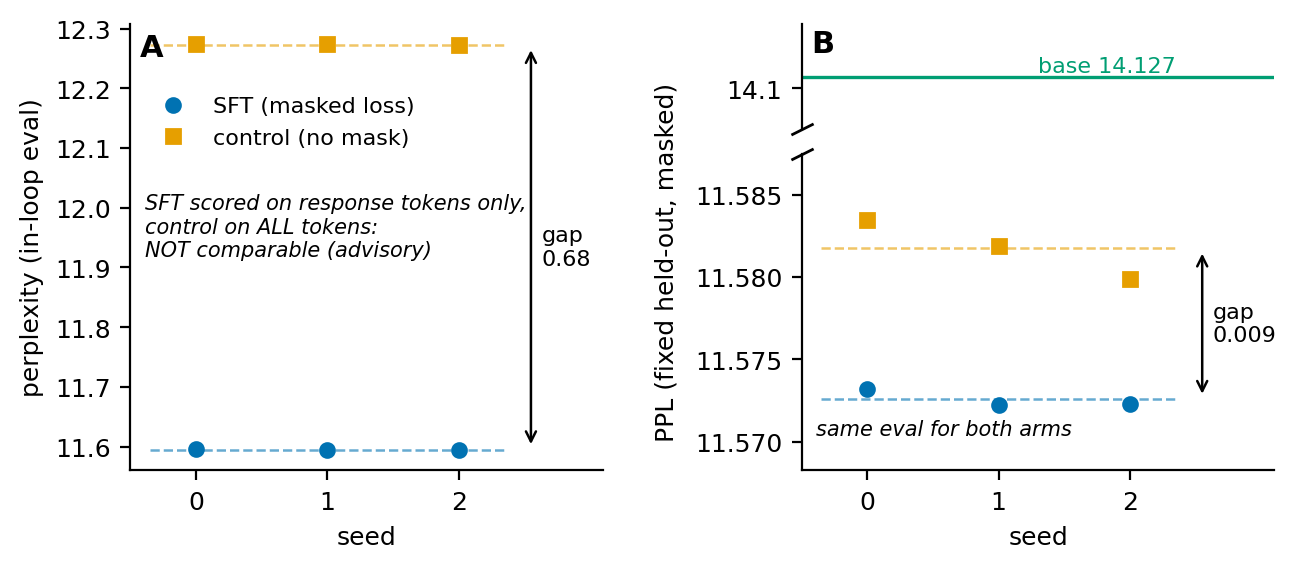

Here is the Python script that generated this plot:
#!/usr/bin/env python3
"""fig_sft_confound: two-panel figure of the SFT eval-token confound.

Panel A -- the in-loop ADVISORY comparison from
  Qwen3-0.6B/experiments/2026-06-27_qwen3-0.6b_sft-3seed/verdict.json
  (sft_final_ppl vs ctrl_final_ppl per seed). The two arms are scored on
  DIFFERENT token sets (SFT: response tokens only; control: all tokens),
  so the apparent 0.68-PPL gap is not a comparison at all.

Panel B -- the CORRECTED comparison from reasoning_verdict.json in the same
  directory: both arms re-scored on ONE fixed held-out response-masked set
  (reasoning_ppl_masked), with the base checkpoint as a reference line.
  The gap collapses to ~0.009 PPL.

Every plotted number is read from the two JSON files at run time; nothing
numeric is hardcoded except axis labels / annotation wording.
CPU-only: matplotlib + json, no torch, no model loads.
"""

import json
import os

import matplotlib

matplotlib.use("Agg")
import matplotlib.gridspec as gridspec
import matplotlib.pyplot as plt

HERE = os.path.dirname(os.path.abspath(__file__))
REPO = "/home/yashb98/Downloads/BuildFromScratch"
EXP = os.path.join(REPO, "Qwen3-0.6B/experiments/2026-06-27_qwen3-0.6b_sft-3seed")

SRC_A = os.path.join(EXP, "verdict.json")
SRC_B = os.path.join(EXP, "reasoning_verdict.json")

with open(SRC_A) as f:
    va = json.load(f)
with open(SRC_B) as f:
    vb = json.load(f)

# Okabe-Ito colorblind-safe palette (house style)
C_SFT = "#0072B2"    # blue
C_CTRL = "#E69F00"   # orange
C_BASE = "#009E73"   # bluish green (reference line)
C_ZERO = "#666666"

plt.rcParams.update(
    {
        "font.size": 9,
        "axes.labelsize": 9,
        "xtick.labelsize": 9,
        "ytick.labelsize": 9,
        "legend.fontsize": 8,
        "axes.spines.top": False,
        "axes.spines.right": False,
        "pdf.fonttype": 42,
    }
)

# ------------------------------------------------------------------ data
# Panel A: in-loop advisory numbers (per seed).
sft_a = va["sft_final_ppl"]
ctrl_a = va["ctrl_final_ppl"]
gap_a = va["sft_vs_control"]["improvement_ppl"]
assert "CONFOUND" in va["sft_vs_control"], "expected the advisory confound note"

# Panel B: corrected numbers on the fixed held-out response-masked set.
seeds = [0, 1, 2]
metric = vb["headline_metric"]           # "reasoning_ppl_masked"
sft_b = [vb["arms"][f"sft_seed{s}"][metric] for s in seeds]
ctrl_b = [vb["arms"][f"ctrl_seed{s}"][metric] for s in seeds]
base_b = vb["arms"]["base"][metric]
gap_b = vb["sft_vs_control"]["improvement_ppl"]

mean = lambda xs: sum(xs) / len(xs)

# ------------------------------------------------------------------ layout
# Left: panel A (full height). Right: panel B with a broken y-axis so the
# base reference line (~14.1) and the ~0.01-wide sft/ctrl band both show.
fig = plt.figure(figsize=(6.5, 2.9))
gs = gridspec.GridSpec(
    2, 2, width_ratios=[1, 1], height_ratios=[1, 3], hspace=0.12, wspace=0.42,
    left=0.10, right=0.98, bottom=0.17, top=0.94,
)
axA = fig.add_subplot(gs[:, 0])
axB_top = fig.add_subplot(gs[0, 1])
axB_bot = fig.add_subplot(gs[1, 1])


def strip(ax, ys_sft, ys_ctrl, label=True):
    """Per-seed points for the two arms, plus a short dashed mean line each."""
    ax.plot(
        seeds, ys_sft, "o", ms=5, color=C_SFT, ls="none", zorder=3,
        label="SFT (masked loss)" if label else None,
    )
    ax.plot(
        seeds, ys_ctrl, "s", ms=5, color=C_CTRL, ls="none", zorder=3,
        label="control (no mask)" if label else None,
    )
    for ys, c in ((ys_sft, C_SFT), (ys_ctrl, C_CTRL)):
        ax.hlines(mean(ys), -0.35, 2.35, color=c, lw=0.9, ls="--", alpha=0.6, zorder=2)


def gap_arrow(ax, x, y_lo, y_hi, text, dx_text=0.08):
    ax.annotate(
        "", xy=(x, y_hi), xytext=(x, y_lo),
        arrowprops=dict(arrowstyle="<->", color="black", lw=0.9),
    )
    ax.text(x + dx_text, (y_lo + y_hi) / 2.0, text, fontsize=8, va="center", ha="left")


# ------------------------------------------------------------------ Panel A
strip(axA, sft_a, ctrl_a)
gap_arrow(axA, 2.55, mean(sft_a), mean(ctrl_a), "gap\n%.2f" % gap_a)
axA.set_xlim(-0.5, 3.1)
axA.set_xticks(seeds)
axA.set_xlabel("seed")
axA.set_ylabel("perplexity (in-loop eval)")
axA.text(
    0.03, 0.62,
    "SFT scored on response tokens only,\ncontrol on ALL tokens:\nNOT comparable (advisory)",
    transform=axA.transAxes, fontsize=7.5, va="top", ha="left", style="italic",
)
axA.legend(frameon=False, loc="center left", bbox_to_anchor=(0.0, 0.78))
axA.text(
    0.02, 0.98, "A", transform=axA.transAxes, fontsize=11, fontweight="bold", va="top"
)

# ------------------------------------------------------------------ Panel B
# Top segment: base reference line only.
axB_top.axhline(base_b, color=C_BASE, lw=1.2, ls="-", zorder=2)
axB_top.text(
    2.35, base_b, "base %.3f" % base_b, fontsize=8, color=C_BASE,
    va="bottom", ha="right",
)
pad_top = 0.12
axB_top.set_ylim(base_b - pad_top, base_b + pad_top)
axB_top.set_yticks([round(base_b, 1)])
axB_top.set_xlim(-0.5, 3.1)
axB_top.set_xticks([])
axB_top.spines["bottom"].set_visible(False)
axB_top.text(
    0.02, 0.95, "B", transform=axB_top.transAxes, fontsize=11,
    fontweight="bold", va="top",
)

# Bottom segment: the two arms, per seed, on the fixed held-out masked set.
strip(axB_bot, sft_b, ctrl_b, label=False)
gap_arrow(axB_bot, 2.55, mean(sft_b), mean(ctrl_b), "gap\n%.3f" % gap_b)
lo = min(sft_b + ctrl_b)
hi = max(sft_b + ctrl_b)
pad_bot = 0.35 * (hi - lo)
axB_bot.set_ylim(lo - pad_bot, hi + pad_bot)
axB_bot.set_xlim(-0.5, 3.1)
axB_bot.set_xticks(seeds)
axB_bot.set_xlabel("seed")
axB_bot.set_ylabel("PPL (fixed held-out, masked)")
axB_bot.yaxis.set_label_coords(-0.26, 0.66)
axB_bot.text(
    0.03, 0.10, "same eval for both arms", transform=axB_bot.transAxes,
    fontsize=7.5, va="bottom", ha="left", style="italic",
)

# Axis-break marks between the two right-hand segments.
d = 0.5
break_kw = dict(
    marker=[(-1, -d), (1, d)], markersize=8, linestyle="none",
    color="k", mec="k", mew=1, clip_on=False,
)
axB_top.plot([0], [0], transform=axB_top.transAxes, **break_kw)
axB_bot.plot([0], [1], transform=axB_bot.transAxes, **break_kw)

out_pdf = os.path.join(HERE, "fig_sft_confound.pdf")
out_png = os.path.join(HERE, "fig_sft_confound.png")
fig.savefig(out_pdf, bbox_inches="tight")
fig.savefig(out_png, bbox_inches="tight", dpi=200)
print("wrote", out_pdf)
print("wrote", out_png)
